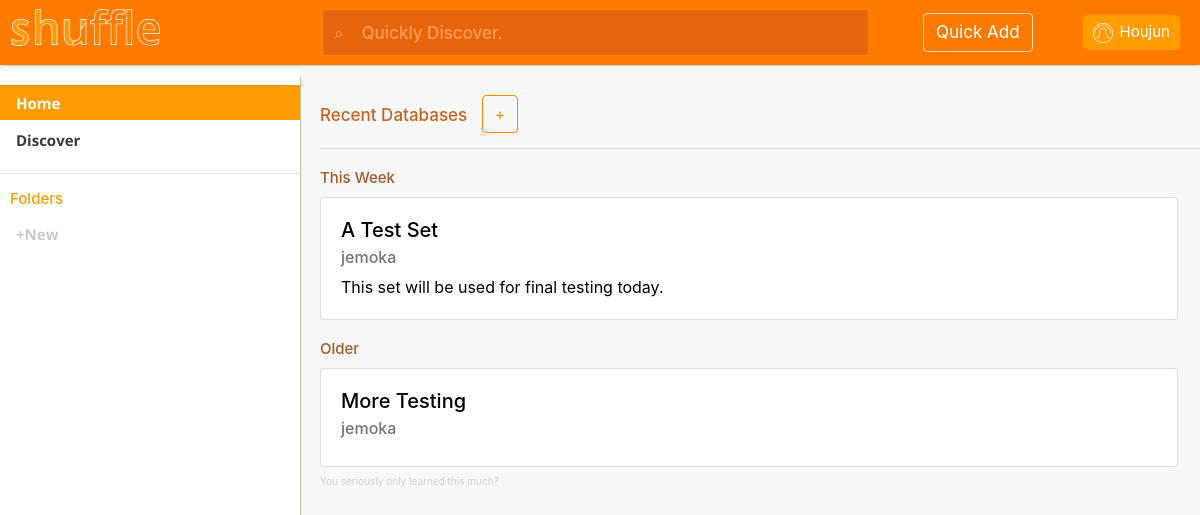
Page / (signed in) on the committed database.
### account/models.py (models this page shows)
class User(AbstractUser):
    verified = models.BooleanField(default=False)
    points = models.IntegerField(default=0)
    setCount = models.IntegerField(default=20)

### dbapi/models.py (models this page shows, shortened)
class Database(models.Model):
    name = models.CharField(max_length=255, default="", help_text='Name')
    description = models.TextField(default="", help_text='Description')
    owner = models.ForeignKey(User, null=True, on_delete=models.CASCADE, related_name='databases')
    folder = models.ForeignKey(Folder, null=True, blank=True, on_delete=models.SET_NULL, related_name='databases')

### home/views.py (the view)
# urls.py: path('', views.index, name="index"),
@csrf_protect
@login_required(login_url='/login')
def index(request):
    template = loader.get_template('home/index.html')
    folders = request.user.folders.all()
    folderContext = []
    for folder in folders:
        folderContext.append([folder.id, folder.name])
    databases = request.user.user_levels.all().order_by("-lastAccess")
    today = []
    yesterday = []
    thisweek = []
    older = []
    owned = []
    for database in databases:
        if database.lastAccess.date() >= datetime.today().date():
            today.append([database.db.name, database.db.description, database.db.owner.username, database.points, database.db.id])
        elif database.lastAccess.date() == (datetime.today()- timedelta(1)).date():
            yesterday.append([database.db.name, database.db.description, database.db.owner.username, database.points, database.db.id])
        elif database.lastAccess.date() >= (datetime.today()- timedelta(7)).date() and database.lastAccess.date() <= (datetime.today()- timedelta(1)).date():
            thisweek.append([database.db.name, database.db.description, database.db.owner.username, database.points, database.db.id])
        else:
            older.append([database.db.name, database.db.description, database.db.owner.username,database.points, database.db.id])
    for database in databases:
        if database.db.owner == request.user:
            owned.append([database.db.name, database.db.description, database.db.owner.username, database.points, database.db.id])
    return HttpResponse(template.render({"username": request.user.username, "firstname": request.user.first_name, "points": request.user.points, "folders": folderContext, "databases": [today, yesterday, thisweek, older], "owned": owned}, request))

### shuffle/templates/home/index.html (shortened to what this page needs)
{% load static %}
<!DOCTYPE html>
<html>
    <head>
        <link href="{% static "masters/css/bootstrap/bootstrap.css" %}" rel="stylesheet">
        <link href="{% static "masters/css/a-master.css" %}" rel="stylesheet">
        <link href="{% static "home/css/index.css" %}" rel="stylesheet">
    </head>
    <body>
        <div id="content-wrapper">
            <div id="nav-wrapper">
                <topnav class="clearfix">
                    <a href="/" style="padding-right: 3vw">
                        <img id="topnav-img" src="{% static "masters/img/shuffle-brand.png" %}" alt="shuffle branding">
                    </a>
                    <form class="search" action="/search/" method="get" style="display: inline-block">
                        <input style="display:inline-block;" class="search-box" type="text" name="search-field" autocomplete="off" placeholder="&#8981;    Quickly Discover.">
                    </form>
                    <t class="qadd btn new-term" style="margin-right: 50px;" id="qadd-desktop">Quick Add</t>
                    <div id="account-dropdown-container">
                        <div id="account">
                            <img id="account-profile" src="{% static "masters/img/shuffle-profile.png" %}" alt="shuffle profile">
                            <div id="account-info">
                                {% if firstname %}
                                {{firstname}}
                                {% else %}
                                @{{username}}
                                {% endif %}
                            </div>
                        </div>
                    </div>
                </topnav>
                <sidenav class="clearfix">
                    <div class="sidenav-item active">
                        <a class="sidenav-link active" href="/">Home</a>
                    </div>
                    <div class="sidenav-item">
                        <a class="sidenav-link" href="/nyd">Discover</a>
                    </div>
                    <hr \>
                    <h3 class="nav-section">Folders</h3>
                    <div class="sidenav-item">
                        <a class="sidenav-link" style="color: rgb(200, 200, 200) "href="/nyd">+New</a>
                    </div>
                </sidenav>
            </div>
            <div id="main-wrapper" style="overflow:hidden;">
                <div style="transform: translateX(20px); ">
                    <h1 style="display: inline-block;" class="top-heading">Recent Databases</h1>
                    <a href="/edit/new" class="btn" style="display: inline-block; margin-bottom: 15px; margin-left: 10px">+</a>
                    <hr style="margin: 0; padding: 0 0 0 0; "\>
                    <div id="cards">
                        {% if databases.2 %}
                        <h1 class="date-heading">This Week</h1>
                        {% endif %}
                        {% for database in databases.2 %}
                        <a href="/databases/{{ database.4 }}" style="text-decoration: none; color: black">
                            <div class="card database">
                                <div class="container">
                                    <div class="row">
                                        <div class="card-body">
                                            <h5 class="card-title">{{database.0}}</h5>
                                            <h6 class="card-subtitle mb-2 text-muted">{{database.2}}</h6>
                                            <p class="card-text">{{database.1}}</p>
                                        </div>
                                    </div>
                                </div>
                            </div>
                        </a>
                        {% endfor %}
                        {% if databases.3 %}
                        <h1 class="date-heading">Older</h1>
                        {% endif %}
                        {% for database in databases.3 %}
                        <a href="/databases/{{ database.4 }}" style="text-decoration: none; color: black">
                            <div class="card database">
                                <div class="container">
                                    <div class="row">
                                        <div class="card-body">
                                            <h5 class="card-title">{{database.0}}</h5>
                                            <h6 class="card-subtitle mb-2 text-muted">{{database.2}}</h6>
                                        </div>
                                    </div>
                                </div>
                            </div>
                        </a>
                        {% endfor %}
                    </div>
                    <t style="color: rgb(210, 210, 210); font-size: 10px; margin-top: 10px;">You seriously only learned this much?<t>
                </div>
                <br />
            </div>
        </div>
    </body>
</html>

### shuffle/static_resources/masters/css/a-master.css (style rules this page uses)
html { min-width: 320px; height: 100%; }
body { background-color: #f7f7f7; height: 100%; }
#content-wrapper { height: 100% }
.clearfix:after { content: " "; visibility: hidden; display: block; height: 0; clear: both; }
input { caret-color: rgb(211, 97, 21); }
sidenav { position: fixed; top: 0; left: 0; box-shadow: 5px 2px 2px -5px #804808; background-color: #ffffff; transform: translateY(70px); width: 25vw; z-index: 0; height: 100%; }
topnav { z-index: 1; background-color: rgb(255, 123, 0); position: fixed; box-shadow: 0 2px 2px -2px gray; display: inline-flex; flex-direction: row; align-items: center; top: 0px; width: 100%; }
#account { max-width: 15vw; flex-grow: 1; border-radius: 5px; background-color: rgb(255, 157, 0); margin-right: 20px; display: inline-flex; flex-direction: row; justify-content: space-around; align-items: center; }
#account-info { padding-left: 7px; flex-grow: 3; color: white; text-overflow: ellipsis; overflow: hidden; white-space: nowrap; padding-right: 10px; }
#account-profile { min-width: 30px; max-height: 20px; padding-left: 10px; flex-grow: 1; }
#topnav-img { height: auto; padding-left: 10px; }
.search { flex-grow: 2; text-align: center; color: #ffffff; }
::placeholder { color: #ff9c51; font-weight: 500; }
.search-box { width: 75%; transform: translateX(3vw); border-radius: 2px; border-style:solid; border-color:#db710d; border-width: 0.25px; outline: none; background-color: #e6640e; color: #f0f0f0; transition: background-color 0.5s; font-weight: 600; padding-left: 10px; }
#account-dropdown-container { display: flex; flex-direction: column; cursor: pointer; }
.qadd { color: #ffffff; transition: color 0.5s, border-color 0.5s; border-color: #fad3b1; cursor: pointer; }
@media (min-width: 1200px) { #main-wrapper { margin-left: 25vw; margin-top: 85px; } }
@media (min-width: 1200px) { topnav { width: 100%; height: 65px; } }
@media (min-width: 1200px) { sidenav { height: 100%; padding-top: 15px; } }
@media (min-width: 1200px) { .nav-section { color: rgb(255, 157, 0); font-size: 15px; padding-left: 10px; } }
@media (min-width: 1200px) { .sidenav-item { transition: background-color 0.5s; height: 35px; vertical-align: middle; position: relative; margin-bottom: 2px; } }
@media (min-width: 1200px) { .sidenav-item.active { background-color: rgb(255, 157, 0); } }
@media (min-width: 1200px) { .sidenav-link { position: absolute; top: 50%; transform: translateY(-50%); padding: 6px 8px 6px 16px; text-decoration: none; font-size: 15px; width: 100%; height: 100%; color: #3a3a3a; display: block; font-family: 'Open Sans', sans-serif; font-weight: 700; transition: color 0.5s; text-overflow: ellipsis; overflow: hidden; white-space: nowrap; } }
@media (min-width: 1200px) { .sidenav-link.active { padding: 6px 8px 6px 16px; text-decoration: none; color: #ffffff; display: block; font-family: 'Open Sans', sans-serif; font-weight: 700; } }
@media (min-width: 1200px) { #account { height: 35px; } }
@media (min-width: 1200px) { #account-info { font-size: 15px; } }
@media (min-width: 1200px) { .search-box { height:45px; font-size: 17px; } }
@media (min-width: 1200px) { #topnav-img { width: 10em; } }
@media (min-width: 1200px) { #qadd-desktop { font-size: 17px; } }

### shuffle/static_resources/home/css/index.css (style rules this page uses)
.database { width: 98%; margin-top: 10px; transition: border-color 0.25s; }
#cards { padding-right:25px; }
.card-body { width: 100%; }
.card-text { white-space: nowrap; text-overflow: ellipsis; overflow: hidden; }
.btn:not(.btn-primary):not(.qadd) { color: #fd8700; transition: color border-color 0.25s; border-color: #fd8700; margin-right: 5px; margin-top: 10px; }
@media (min-width: 1199px) { .top-heading { font-family: 'Open Sans' sans-serif; font-size: 17px; color: #c46424; padding-top: 0; } }
@media (min-width: 1199px) { .date-heading { font-family: 'Open Sans' sans-serif; font-size: 15px; color: #8f3900d5; padding-top: 20px; } }

### rows in the picture
User: first_name "Houjun", username "jemoka", username "jemoka"
Database: name "A Test Set", description "This set will be used for final testing today."
Database: name "More Testing"
